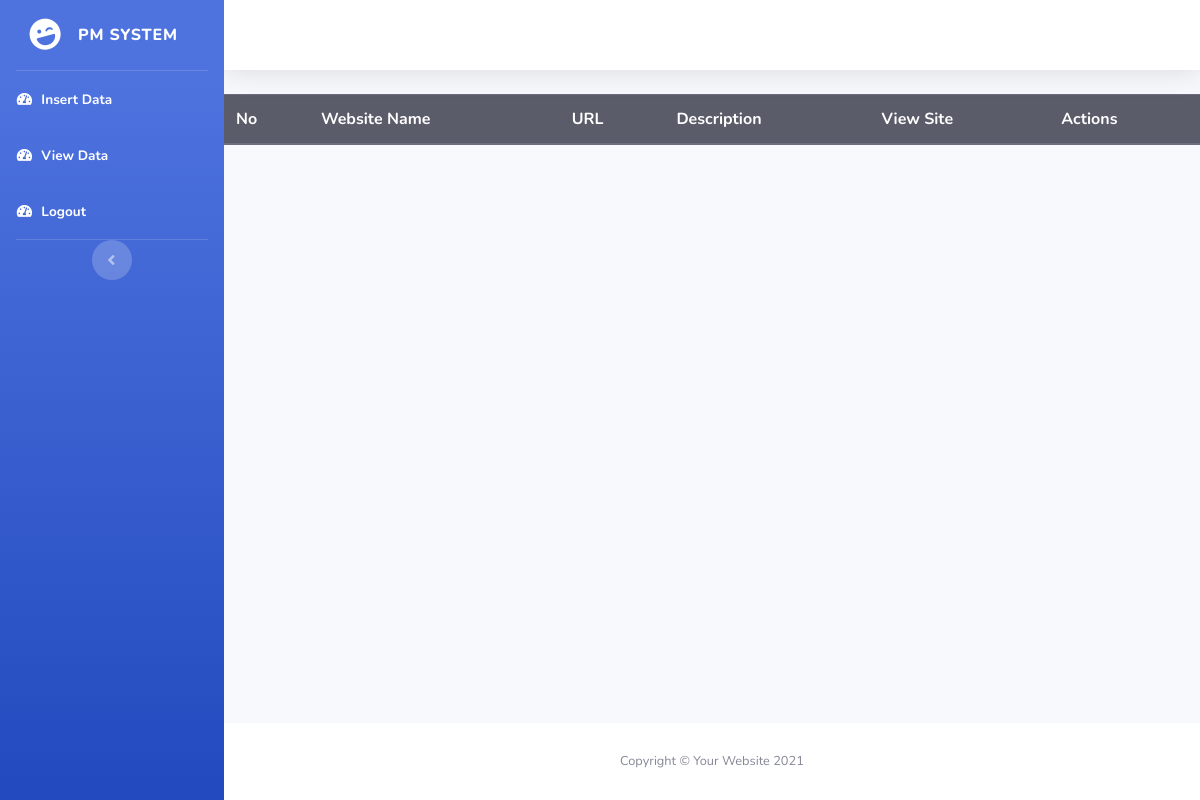
Before: /0-project-files/view-data.php with the older database file.
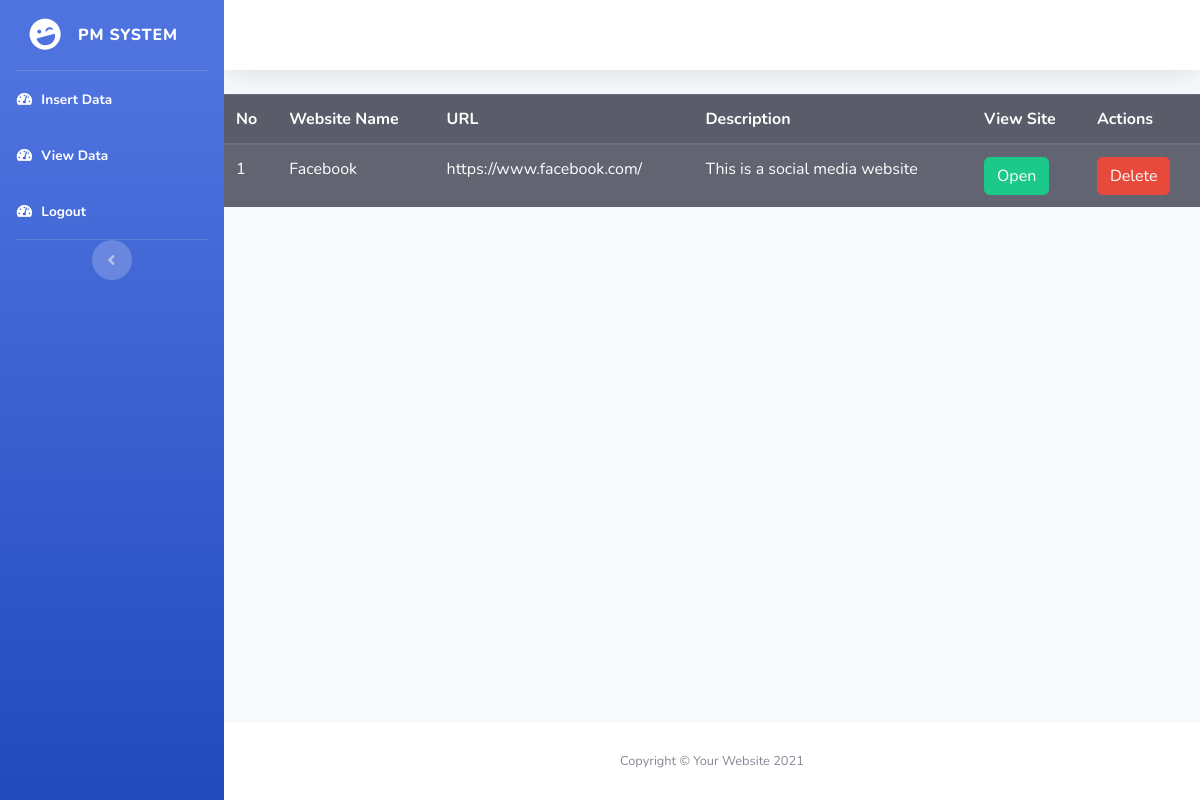
After: the same page with the newer database file.
### tables this page shows
CREATE TABLE `website_data` (
  `auto_id` int(11) NOT NULL,
  `website_name` varchar(200) NOT NULL,
  `website_url` varchar(200) NOT NULL,
  `description` varchar(200) NOT NULL
);

### 0-project-files/view-data.php (the view, shortened to what this page needs)
<?php include('dashboard-asset/head-template.php');?>
<?php
    $servername = "localhost";
    $username = "root";
    $password = "";
    $dbname = "my_personal_system";
    $conn = new mysqli($servername, $username, $password, $dbname);
    $sql = "SELECT * FROM website_data";
    $result = $conn->query($sql);
?>
<table class="table table-striped table-dark">
  <thead>
    <tr>
      <th>No</th>
      <th scope="col">Website Name</th>
      <th scope="col">URL</th>
      <th scope="col">Description</th>
      <th scope="col">View Site</th>
      <th scope="col">Actions</th>
    </tr>
  </thead>
  <tbody>
    <?php
        if ($result->num_rows > 0) {
            $counter = 1;
            while($row = $result->fetch_assoc()) {
                echo "<tr>";
                    echo "<td>$counter</td>";
                    echo '<td>'.$row["website_name"].'</td>';
                    echo '<td>'.$row["website_url"].'</td>';
                    echo '<td>'.$row["description"].'</td>';
                    echo "<td><a href='".$row["website_url"]."' target='_blank' class='btn btn-success'>Open</a></td>";
                    echo "<td><a href='delete-data.php?id=".$row["auto_id"]."' class='btn btn-danger'>Delete</a></td>";
                echo "</tr>";
                $counter++;
            }
        }
    ?>
  </tbody>
</table>
<?php include('dashboard-asset/foot-template.php');?>

### 0-project-files/dashboard-asset/head-template.php (shortened to what this page needs)
<!DOCTYPE html>
<html lang="en">
<head>
    <link href="vendor/fontawesome-free/css/all.min.css" rel="stylesheet" type="text/css">
    <link href="dashboard-asset/css/sb-admin-2.min.css" rel="stylesheet">
</head>
<body id="page-top">
    <div id="wrapper">
       <?php include("nav-template.php")?>
        <div id="content-wrapper" class="d-flex flex-column">
            <div id="content">
                <nav class="navbar navbar-expand navbar-light bg-white topbar mb-4 static-top shadow">
                </nav>

### 0-project-files/dashboard-asset/nav-template.php
<ul class="navbar-nav bg-gradient-primary sidebar sidebar-dark accordion" id="accordionSidebar">
<a class="sidebar-brand d-flex align-items-center justify-content-center" href="index.html">
    <div class="sidebar-brand-icon rotate-n-15">
        <i class="fas fa-laugh-wink"></i>
    </div>
    <div class="sidebar-brand-text mx-3">PM System</div>
</a>
<hr class="sidebar-divider my-0">
<li class="nav-item active">
    <a class="nav-link" href="dashboard-index.php">
        <i class="fas fa-fw fa-tachometer-alt"></i>
        <span>Insert Data</span></a>
</li>
<li class="nav-item active">
    <a class="nav-link" href="view-data.php">
        <i class="fas fa-fw fa-tachometer-alt"></i>
        <span>View Data</span></a>
</li>
<li class="nav-item active">
    <a class="nav-link" href="logout.php">
        <i class="fas fa-fw fa-tachometer-alt"></i>
        <span>Logout</span></a>
</li>
<hr class="sidebar-divider my-0">
<div class="text-center d-none d-md-inline">
    <button class="rounded-circle border-0" id="sidebarToggle"></button>
</div>
</ul>

### 0-project-files/dashboard-asset/foot-template.php (shortened to what this page needs)
</div>
            <footer class="sticky-footer bg-white">
                <div class="container my-auto">
                    <div class="copyright text-center my-auto">
                        <span>Copyright &copy; Your Website 2021</span>
                    </div>
                </div>
            </footer>
        </div>
    </div>
</body>
</html>

Changed rows visible on the page:
added website_data: website_name "Facebook", website_url "https://www.facebook.com/", description "This is a social media website"
